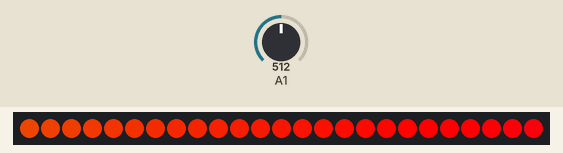
Simulated run of this sketch. Board: ATtiny85, built with avr-gcc and run on an emulated ATtiny85. Parts: 25 RGB LEDs in strip order, left to right. Inputs (shaded band) come from the test bench; at power-on: A1 = 512.

Above: at 1.8 s.
1.9 s: A1 set to 73
4.5 s: A1 set to 58
At 5.1 s:
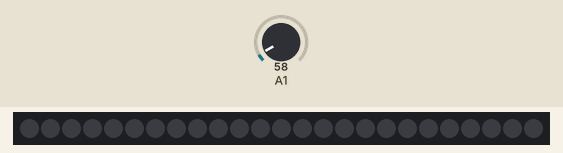
6.0 s: A1 set to 95
At 6.75 s:
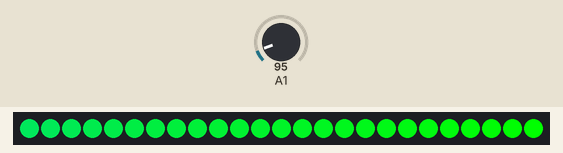
12.0 s: A1 set to 0
At 13.2 s:
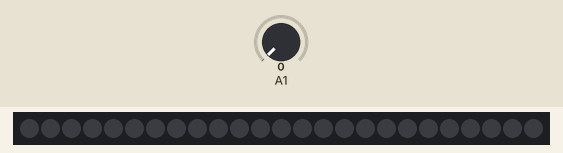
13.5 s: A1 set to 122
At 14.25 s:
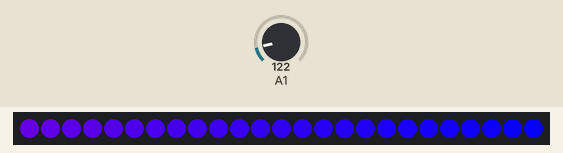

The sketch:

drumLights.ino
```cpp
/* David Morris 2018
  Thanks to:
      https://www.adafruit.com
      http://cassettepunk.com
      http://fastled.io
      https://beammyselfintothefuture.wordpress.com/
      http://moving-rainbow.readthedocs.io/en/latest/guide/color-wheel/
      https://www.instructables.com/id/Light-Up-Drum-Kit/
  for all the great tutorials on how to use neopixels and piezo sensors.
*/
#include <Adafruit_NeoPixel.h>
#ifdef __AVR__
#include <avr/power.h>
#endif

static const int NEOPIXEL_STRIP_SIGNAL_PIN = 0; // The digital pin # for the neopixel output
static const int PIEZO_ANALOG_INPUT_PIN = 1;    // The analog alias pin # to the piezo input on PIEZO_DIGITAL_INPUT_PIN
static const int PIEZO_DIGITAL_INPUT_PIN = 2;   // The digital pin # for the piezo input

typedef struct DrumComponent
{
    byte id;
    byte numPixelsOnDrum;
    uint16_t minimumRequiredPiezoThreshold;
    uint16_t currentPiezoThreshold;
};

//static const struct DrumComponent KICK         = { 0, 107, 65, 0 };

//static const struct DrumComponent SNARE        = { 1, 67, 65, 0 };

//static const struct DrumComponent MIDDLE_TOM   = { 2, 59, 65, 0 };
//static const struct DrumComponent HI_TOM       = { 3, 51, 65, 0 };
//static const struct DrumComponent FLOOR_TOM    = { 4, 75, 65, 0 };

//static const struct DrumComponent CRASH        = { 5, 47, 65, 0 };
//static const struct DrumComponent RIDE         = { 6, 55, 65, 0 };
//static const struct DrumComponent HI_HAT       = { 7, 31, 65, 0 };

static const struct DrumComponent BREADBOARD = {8, 25, 65, 0}; //temporary fake drum for neopixel strip when using breadboard for testing

static struct DrumComponent *myDrumComponent = &BREADBOARD; //Pointer* to selected drum...

static Adafruit_NeoPixel strip = Adafruit_NeoPixel(myDrumComponent->numPixelsOnDrum, NEOPIXEL_STRIP_SIGNAL_PIN, NEO_GRB + NEO_KHZ800);

void setPixel(int Pixel, uint32_t color)
{
    strip.setPixelColor(Pixel, color);
}

void setPixel(int Pixel, byte red, byte green, byte blue)
{
    setPixel(Pixel, strip.Color(red, green, blue));
}

void setCurrentPiezoThreshold(uint16_t t)
{
    myDrumComponent->currentPiezoThreshold = t;
}

uint16_t getCurrentThresholdFromPiezo()
{
    return analogRead(PIEZO_ANALOG_INPUT_PIN);
}

void runPixelChaseAnimation()
{

    for (int i = strip.numPixels(); i > 0; i--)
    {
        setPixel(i, strip.getPixelColor(i - 1));
    }
}

void showStrip()
{

    strip.show();
}

void clearStrip()
{
    strip.clear();
}

void setPixelStripColorBasedOnPiezoValue(int pixel)
{

    static byte numLoops = 0;

    byte WheelPos = numLoops;

    float intensity = (((float)myDrumComponent->currentPiezoThreshold) / 512.0);

    byte red = 0;
    byte green = 0;
    byte blue = 0;

    WheelPos = (255 - WheelPos);

    if (WheelPos < 85)
    {

        red = (255 - WheelPos * 3);
        green = 0;
        blue = (WheelPos * 3);
    }
    else if (WheelPos < 170)
    {

        WheelPos -= 85;

        red = 0;
        green = (WheelPos * 3);
        blue = (255 - WheelPos * 3);
    }
    else
    {

        WheelPos -= 170;

        red = (WheelPos * 3);
        green = (255 - WheelPos * 3);
        blue = 0;
    }

    if (numLoops >= 0 && numLoops < 255)
    {
        numLoops++;
    }
    else
    {
        numLoops = 0;
    }

    setPixel(pixel, red, green, blue);
}

void colorWipeAnimation(uint32_t stripColorValue, uint8_t wait)
{

    for (uint16_t i = 0; i < strip.numPixels(); i++)
    {

        setPixel(i, stripColorValue);

        if (wait > 0)
        {
            showStrip();
            delay(wait);
        }
    }

    if (wait == 0)
        showStrip();
}

void setup()
{ //runs once when powered on

#if defined(__AVR_ATtiny85__)
    if (F_CPU == 16000000)
        clock_prescale_set(clock_div_1);
#endif

    strip.begin();
    strip.setBrightness(255);

    clearStrip();

    colorWipeAnimation(strip.Color(0, 30, 0), 25); //show green color wipe to indicate it is ready to go

    clearStrip();

    pinMode(PIEZO_DIGITAL_INPUT_PIN, INPUT); //initialze vibration sensor
}

void loop()
{ //infinite loop

    int pixelNumbertoSet = 0;

    runPixelChaseAnimation();

    setCurrentPiezoThreshold(getCurrentThresholdFromPiezo());

    if (myDrumComponent->currentPiezoThreshold > myDrumComponent->minimumRequiredPiezoThreshold)
    {

        setPixelStripColorBasedOnPiezoValue(pixelNumbertoSet);
    }
    else
    {

        setPixel(pixelNumbertoSet, 0, 0, 0);
    }

    showStrip();
}
```

Measured:
- the behaviour switches between 66 and 65 on A1 (found by bisection; images 0 and 1)
- after the input at 4.5 s, the LEDs: first change after 0.06 s (image 1 shows a later state)
- after the input at 6.0 s, the LEDs: first change at once (image 2 shows a later state)
- after the input at 12.0 s, the LEDs: first change at once (image 3 shows a later state)
- after the input at 13.5 s, the LEDs: first change at once (image 4 shows a later state)
